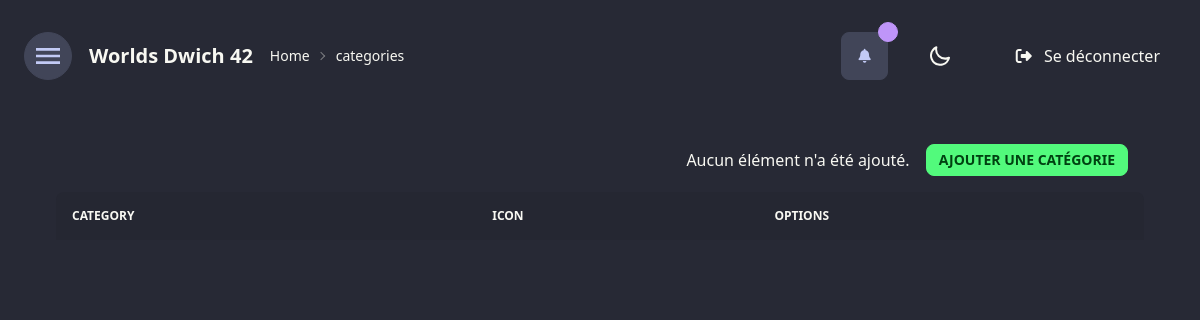
The app's page /categories (signed in), older data.
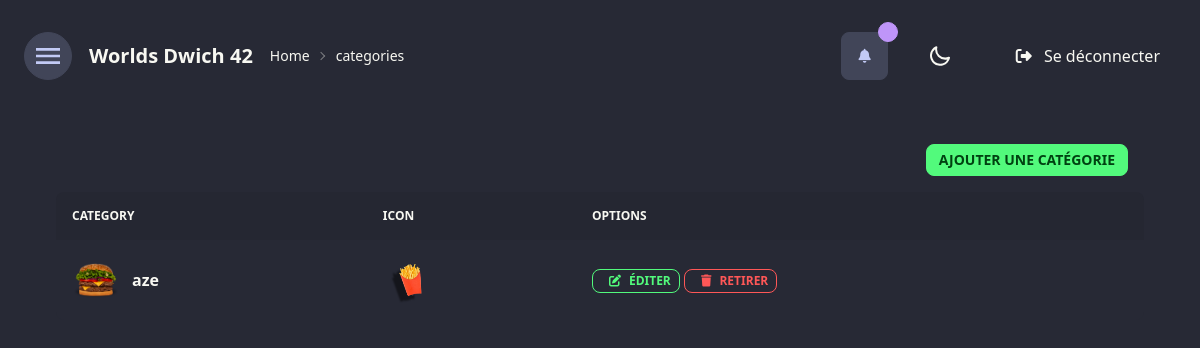
The same page, newer data.
### app/models.py (models this page shows, shortened)
class Categories(db.Model):
    id = db.Column(db.Integer, primary_key=True)
    name = db.Column(db.String(200), nullable=False)
    img_url = db.Column(db.String(200), nullable=False)
    icon_url = db.Column(db.String(200), nullable=False)

### app/routes.py (the view, shortened to what this page needs)
@app.route('/categories', methods=['POST', 'GET'])
@login_required
def showCatgeories():
    dd = Categories.query.order_by(Categories.id).all()
    return render_template('categories.html', data=dd)

### app/routes.py (called while the page is built)
@login_manager.user_loader
def load_user(user_id):
    return User.query.get(user_id)

@app.context_processor
def inject_categories():
    data = Categories.query.order_by(Categories.id).all()
    return dict(data=data)

### app/templates/categories.html (shortened to what this page needs)
{%extends 'base.html'%} {%block body%}
<div class="flex flex-col w-full p-10">
  <div class="flex w-full items-center justify-end">
    {%if data|length < 1%}
    <div className="alert alert-info shadow-lg h-10 w-20 ">
      <div>
        <span>Aucun élément n'a été ajouté.</span>
      </div>
    </div>
    {%endif%}
    <label for="my-modal-3" class="btn btn-sm btn-success m-4"
      >Ajouter une catégorie</label
    >
  </div>
  <div class="overflow-x-auto w-full">
    <table class="table w-full mx-auto">
      <thead>
        <tr>
          <th>category</th>
          <th>icon</th>
          <th>Options</th>
        </tr>
      </thead>
      <tbody>
        {%for el in data%}
        <tr>
          <td>
            <div class="flex items-center space-x-3">
              <div class="w-12 h-12">
                <img
                  src="{{url_for('static', filename='images/'+el.img_url)}}"
                  alt="{{el.name}}"
                />
              </div>
              <div class="font-bold">{{el.name}}</div>
            </div>
          </td>
          <td>
            <div class="w-12 h-12">
              <img
                class="w-[50px] h-[50px]"
                src="{{url_for('static', filename='icons/'+el.icon_url)}}"
                alt="{{el.name}}"
              />
            </div>
          </td>
          <th>
            <a
              href="{{url_for('Update', id=el.id)}}"
              class="btn btn-xs btn-outline btn-success"
            >
              <i class="fa-solid fa-pen-to-square mx-2"></i>Éditer
            </a>
            <a
              id="delCategory"
              delete-data="{{el.id}}"
              href="#my-modal-2"
              delete_url="/dashboard/delete/{{el.id}}"
              class="btn btn-xs btn-outline btn-error"
            >
              <i class="fa-solid fa-trash mx-2"></i>Retirer
            </a>
          </th>
        </tr>
        {%endfor%}
      </tbody>
    </table>
  </div>
</div>
{%endblock%}

### app/templates/base.html (shortened to what this page needs)
<!DOCTYPE html>
<html lang="en" data-theme="light">
  <head>
    <link
      rel="stylesheet"
      href="{{url_for('static', filename='css/out.css')}}"
    />
    <link
      rel="stylesheet"
      href="{{ url_for('static', filename='css/main.css') }}"
    />
    <link
      rel="stylesheet"
      href="https://cdn.datatables.net/1.12.1/css/jquery.dataTables.min.css"
    />
  </head>
  <body>
    <div class="drawer">
      <div class="drawer-content flex flex-col items-center">
        <div class="navbar pt-4 bg-base-100">
          <div class="flex-none">
            <label
              id="toggle-menu"
              class="btn btn-circle swap swap-rotate"
              for="my-drawer"
            >
              <svg
                class="swap-off fill-current"
                xmlns="http://www.w3.org/2000/svg"
                width="32"
                height="32"
                viewBox="0 0 512 512"
              >
                <path
                  d="M64,384H448V341.33H64Zm0-106.67H448V234.67H64ZM64,128v42.67H448V128Z"
                />
              </svg>
            </label>
          </div>
          <div class="flex-1">
            <a
              href="{{url_for('dashbord')}}"
              class="btn btn-ghost normal-case text-xl"
              >Worlds Dwich 42</a
            >
            <div class="text-sm breadcrumbs">
              <ul id="breadcrumbs"></ul>
            </div>
          </div>
          <div class="flex gap-10">
            <div class="indicator">
              <span
                class="indicator-item badge badge-secondary"
                id="notification_indicator"
              ></span>
              <div class="dropdown">
                <label id="notif_indicator" tabindex="0" class="btn h-fit"
                  ><i class="fa-solid fa-bell"></i
                ></label>
              </div>
            </div>
            <label class="swap swap-rotate h-fit">
              <input id="theme-toggle" type="checkbox" />
            </label>
            <a class="mx-4" href="{{url_for('logout')}}"
              ><i class="fa-solid fa-right-from-bracket mx-2"></i> Se
              déconnecter</a
            >
          </div>
        </div>
        {%block body%} {%endblock%}
      </div>
      <div class="drawer-side">
      </div>
    </div>
  </body>
</html>

### app/static/css/out.css (style rules this page uses)
html { line-height: 1.5; -webkit-text-size-adjust: 100%; -moz-tab-size: 4; -o-tab-size: 4; tab-size: 4; font-family: ui-sans-serif, system-ui, -apple-system, BlinkMacSystemFont, "Segoe UI", Roboto, "Helvetica Neue", Arial, "Noto Sans", sans-serif, "Apple Color Emoji", "Segoe UI Emoji", "Segoe UI Symbol", "Noto Color Emoji"; }
body { margin: 0; line-height: inherit; }
a { color: inherit; text-decoration: inherit; }
table { text-indent: 0; border-color: inherit; border-collapse: collapse; }
button, input, optgroup, select, textarea { font-family: inherit; font-size: 100%; font-weight: inherit; line-height: inherit; color: inherit; margin: 0; padding: 0; }
ol, ul, menu { list-style: none; margin: 0; padding: 0; }
input::placeholder, textarea::placeholder { opacity: 1; color: #9ca3af; }
img, svg, video, canvas, audio, iframe, embed, object { display: block; vertical-align: middle; }
img, video { max-width: 100%; height: auto; }
.m-4 { margin: 1rem; }
.mx-4 { margin-left: 1rem; margin-right: 1rem; }
.mx-2 { margin-left: 0.5rem; margin-right: 0.5rem; }
.mx-auto { margin-left: auto; margin-right: auto; }
.flex { display: flex; }
.table { display: table; }
.h-fit { height: -webkit-fit-content; height: -moz-fit-content; height: fit-content; }
.h-6 { height: 1.5rem; }
.h-12 { height: 3rem; }
.h-\[50px\] { height: 50px; }
.w-full { width: 100%; }
.w-6 { width: 1.5rem; }
.w-12 { width: 3rem; }
.w-\[50px\] { width: 50px; }
.flex-none { flex: none; }
.flex-1 { flex: 1 1 0%; }
.flex-col { flex-direction: column; }
.items-center { align-items: center; }
.justify-end { justify-content: flex-end; }
.gap-10 { gap: 2.5rem; }
.space-x-3 > :not([hidden]) ~ :not([hidden]) { --tw-space-x-reverse: 0; margin-right: calc(0.75rem * var(--tw-space-x-reverse)); margin-left: calc(0.75rem * calc(1 - var(--tw-space-x-reverse))); }
.overflow-x-auto { overflow-x: auto; }
.fill-current { fill: currentColor; }
.p-10 { padding: 2.5rem; }
.pt-4 { padding-top: 1rem; }
.text-sm { font-size: 0.875rem; line-height: 1.25rem; }
.text-xl { font-size: 1.25rem; line-height: 1.75rem; }
.font-bold { font-weight: 700; }
.normal-case { text-transform: none; }
html { width: 100vw; padding: 1rem; overflow-x: hidden; }
body { width: 100%; overflow: hidden; }

Row changes from the older to the newer data that the page shows:
added Categories: img_url (picture), name "aze", icon_url (picture)
Text that changed along with them:
text no longer shown: "Aucun élément n'a été ajouté."
